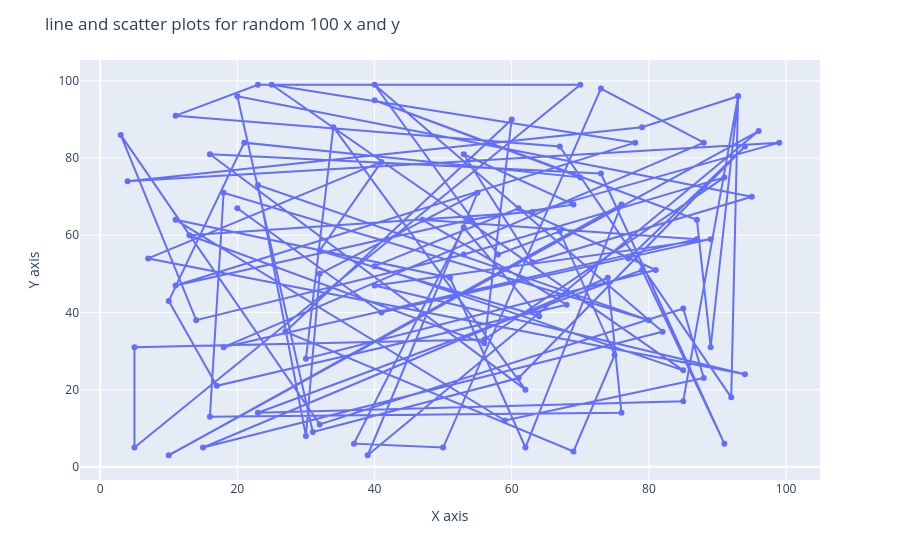

Source (notebook cell):
### Code cell
# 2. Write a program to draw line and scatter plots for random 100 x and y coordinates 

data={
    "X":np.random.randint(1,100,100),
    "Y":np.random.randint(1,100,100)
}

df=pd.DataFrame(data)

line_fig=ple.line(df,x='X',y='Y')

scatter_fig=ple.scatter(df,x='X',y='Y')

line_fig.add_traces(scatter_fig.data)

line_fig.update_layout(xaxis_title='X axis',yaxis_title='Y axis',title="line and scatter plots for random 100 x and y")

line_fig.show()

### Figure 1 — Plotly figure (JSON) as saved in the notebook; plotly's stock layout.template omitted (floating-point values rounded to 4 significant figures)
{"data": [{"hovertemplate": "X=%{x}<br>Y=%{y}<extra></extra>", "legendgroup": "", "line": {"color": "#636efa", "dash": "solid"}, "marker": {"symbol": "circle"}, "mode": "lines", "name": "", "orientation": "v", "showlegend": false, "type": "scatter", "x": [77, 94, 61, 31, 20, 95, 63, 53, 69, 54, 11, 78, 25, 85, 40, 61, 81, 30, 34, 62, 16, 73, 91, 79, 23, 85, 93, 79, 4, 99, 63, 13, 56, 60, 27, 69, 75, 67, 58, 40, 82, 15, 74, 76, 16, 18, 80, 23, 30, 32, 55, 39, 96, 10, 76, 62, 51, 11, 59, 88, 85, 32, 3, 14, 53, 91, 56, 5, 5, 70, 23, 11, 67, 92, 93, 89, 87, 40, 70, 21, 10, 17, 68, 47, 87, 18, 88, 73, 50, 37, 53, 64, 32, 41, 7, 94, 40, 89, 41, 20], "xaxis": "x", "y": [54, 83, 23, 9, 96, 70, 53, 81, 68, 64, 47, 84, 99, 25, 52, 67, 51, 28, 88, 20, 81, 76, 6, 51, 14, 17, 96, 88, 74, 84, 66, 60, 32, 90, 35, 4, 29, 61, 55, 99, 35, 5, 49, 14, 13, 71, 38, 73, 8, 50, 71, 3, 87, 3, 68, 5, 49, 64, 12, 23, 41, 11, 86, 38, 55, 75, 33, 31, 5, 99, 99, 91, 83, 18, 96, 31, 64, 95, 75, 84, 43, 21, 42, 64, 59, 31, 84, 98, 5, 6, 62, 39, 56, 79, 54, 24, 47, 59, 40, 67], "yaxis": "y"}, {"hovertemplate": "X=%{x}<br>Y=%{y}<extra></extra>", "legendgroup": "", "marker": {"color": "#636efa", "symbol": "circle"}, "mode": "markers", "name": "", "orientation": "v", "showlegend": false, "type": "scatter", "x": [77, 94, 61, 31, 20, 95, 63, 53, 69, 54, 11, 78, 25, 85, 40, 61, 81, 30, 34, 62, 16, 73, 91, 79, 23, 85, 93, 79, 4, 99, 63, 13, 56, 60, 27, 69, 75, 67, 58, 40, 82, 15, 74, 76, 16, 18, 80, 23, 30, 32, 55, 39, 96, 10, 76, 62, 51, 11, 59, 88, 85, 32, 3, 14, 53, 91, 56, 5, 5, 70, 23, 11, 67, 92, 93, 89, 87, 40, 70, 21, 10, 17, 68, 47, 87, 18, 88, 73, 50, 37, 53, 64, 32, 41, 7, 94, 40, 89, 41, 20], "xaxis": "x", "y": [54, 83, 23, 9, 96, 70, 53, 81, 68, 64, 47, 84, 99, 25, 52, 67, 51, 28, 88, 20, 81, 76, 6, 51, 14, 17, 96, 88, 74, 84, 66, 60, 32, 90, 35, 4, 29, 61, 55, 99, 35, 5, 49, 14, 13, 71, 38, 73, 8, 50, 71, 3, 87, 3, 68, 5, 49, 64, 12, 23, 41, 11, 86, 38, 55, 75, 33, 31, 5, 99, 99, 91, 83, 18, 96, 31, 64, 95, 75, 84, 43, 21, 42, 64, 59, 31, 84, 98, 5, 6, 62, 39, 56, 79, 54, 24, 47, 59, 40, 67], "yaxis": "y"}], "layout": {"legend": {"tracegroupgap": 0}, "margin": {"t": 60}, "title": {"text": "line and scatter plots for random 100 x and y"}, "xaxis": {"anchor": "y", "domain": [0, 1], "title": {"text": "X axis"}}, "yaxis": {"anchor": "x", "domain": [0, 1], "title": {"text": "Y axis"}}}}
